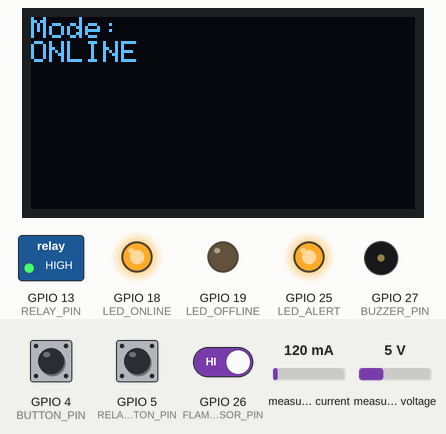
Recording of a sketch running on a simulated ESP32. Parts: 128×64 one-colour display, switched loads named in the sketch (green lamp = pin HIGH), output pins drawn as LEDs (lit = HIGH), buzzer (waves = sounding, pin HIGH). Inputs (shaded band) come from the test bench; at power-on: GPIO 4 (BUTTON_PIN) HIGH, GPIO 5 (RELAY_BUTTON_PIN) HIGH, GPIO 26 (FLAME_SENSOR_PIN) HIGH, measured current 120 mA, measured voltage 5 V. WiFi joins after 1.5 s; servers stay silent unless stated; EEPROM starts erased; the Firebase database answers and starts empty; what the sketch prints to the serial monitor is not drawn.

Above: at 3.7 s.
3.8 s: GPIO 4 (BUTTON_PIN) pulled LOW for 3.2 s
At 6.2 s:
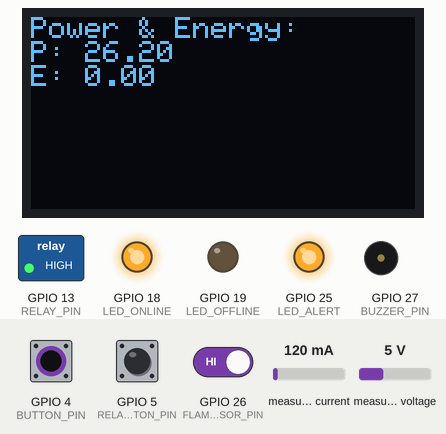
8.5 s: GPIO 4 (BUTTON_PIN) pulled LOW for 0.2 s
At 9.8 s:
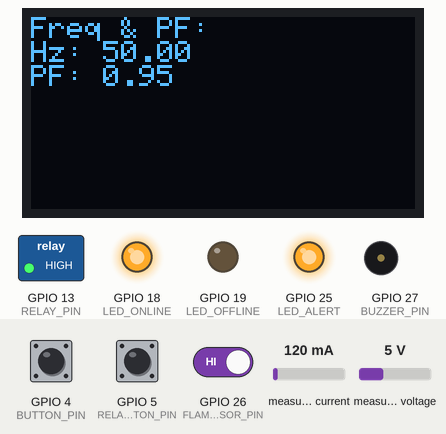
10.2 s: GPIO 5 (RELAY_BUTTON_PIN) pulled LOW for 3.2 s
At 12.4 s:
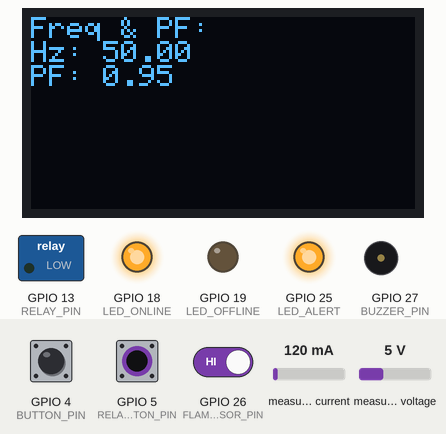
14.9 s: GPIO 26 (FLAME_SENSOR_PIN) driven LOW
At 15.3 s:
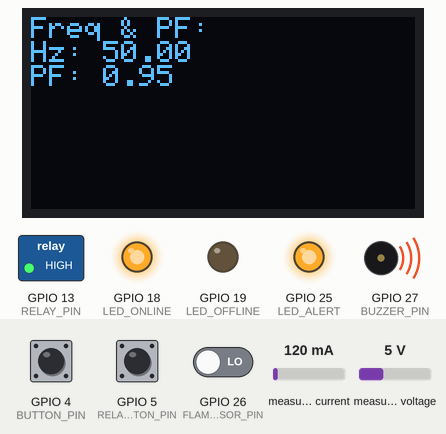
23.4 s: GPIO 26 (FLAME_SENSOR_PIN) driven HIGH
29.0 s: GPIO 4 (BUTTON_PIN) pulled LOW for 3.2 s
At 30.8 s:
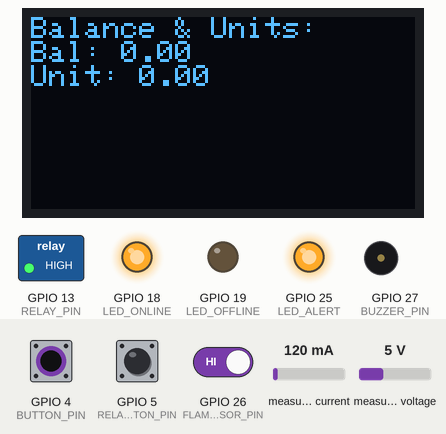
Timing chart, 0 to 32.3 s (numbered marks = the images above; inputs shaded):
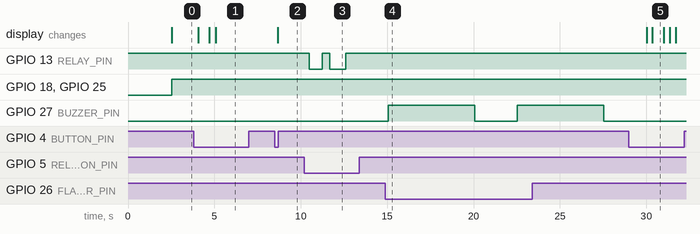

The sketch:

final-psem.ino
```cpp
#include <WiFi.h>
#include <FirebaseESP32.h>
#include <PZEM004Tv30.h>
#include <EEPROM.h>
#include <Wire.h>
#include <Adafruit_GFX.h>
#include <Adafruit_SSD1306.h>

#define WIFI_SSID "SouvikF23"
#define WIFI_PASSWORD "12345678"
#define FIREBASE_HOST "prepaid-smart-energy-meter-ee-default-rtdb.asia-southeast1.firebasedatabase.app"
#define FIREBASE_AUTH "your-database-secret"

#define PZEM_RX_PIN 16
#define PZEM_TX_PIN 17
#define RELAY_PIN 13
#define BUTTON_PIN 4
#define RELAY_BUTTON_PIN 5
#define LED_ONLINE 18
#define LED_OFFLINE 19
#define LED_ALERT 25          // Red LED for balance/unit alert
#define FLAME_SENSOR_PIN 26   // Flame sensor input
#define BUZZER_PIN 27         // Buzzer pin

#define EEPROM_BALANCE_ADDR 0
#define EEPROM_UNITS_ADDR sizeof(float)

#define SCREEN_WIDTH 128
#define SCREEN_HEIGHT 64
#define OLED_RESET -1
Adafruit_SSD1306 display(SCREEN_WIDTH, SCREEN_HEIGHT, &Wire, OLED_RESET);

HardwareSerial mySerial(2);
PZEM004Tv30 pzem(&mySerial, PZEM_RX_PIN, PZEM_TX_PIN);
FirebaseData firebaseData;
FirebaseAuth auth;
FirebaseConfig config;

float balance = 0.0, units = 0.0;
float deltaBalance = 0.0, deltaUnits = 0.0;
bool wifiConnected = false, firebaseAvailable = false;
unsigned long lastUpdateTime = 0;
const unsigned long updateInterval = 5000;
int displayPage = 0;
unsigned long lastButtonPress = 0;
unsigned long lastRelayButtonPress = 0;
const unsigned long debounceDelay = 300;
unsigned long lastWiFiRetry = 0;
const unsigned long wifiRetryInterval = 10000;
unsigned long lastBlinkTime = 0;
bool ledState = false;

const float LOW_THRESHOLD = 5.0;

void setup() {
  Serial.begin(115200);
  EEPROM.begin(512);
  mySerial.begin(9600, SERIAL_8N1, PZEM_RX_PIN, PZEM_TX_PIN);

  pinMode(BUTTON_PIN, INPUT_PULLUP);
  pinMode(RELAY_BUTTON_PIN, INPUT_PULLUP);
  pinMode(RELAY_PIN, OUTPUT);
  pinMode(LED_ONLINE, OUTPUT);
  pinMode(LED_OFFLINE, OUTPUT);
  pinMode(LED_ALERT, OUTPUT);
  pinMode(FLAME_SENSOR_PIN, INPUT);
  pinMode(BUZZER_PIN, OUTPUT);
  digitalWrite(RELAY_PIN, HIGH);

  display.begin(SSD1306_SWITCHCAPVCC, 0x3C);
  display.clearDisplay(); display.display();

  connectToWiFi();
  config.host = FIREBASE_HOST;
  config.signer.tokens.legacy_token = FIREBASE_AUTH;
  Firebase.begin(&config, &auth);
  Firebase.reconnectWiFi(true);

  getBulbState();

  if (wifiConnected && Firebase.getFloat(firebaseData, "/balance")) {
    firebaseAvailable = true;
    balance = firebaseData.floatData();
    Firebase.getFloat(firebaseData, "/units");
    units = firebaseData.floatData();
    EEPROM.put(EEPROM_BALANCE_ADDR, balance);
    EEPROM.put(EEPROM_UNITS_ADDR, units);
    EEPROM.commit();
  } else {
    firebaseAvailable = false;
    EEPROM.get(EEPROM_BALANCE_ADDR, balance);
    EEPROM.get(EEPROM_UNITS_ADDR, units);
    Serial.println("Running in OFFLINE mode.");
  }

  updateOLED();
}

void loop() {
  checkWiFiConnection();
  digitalWrite(LED_ONLINE, firebaseAvailable ? HIGH : LOW);
  digitalWrite(LED_OFFLINE, firebaseAvailable ? LOW : HIGH);

  handleAlertLED();
  handleFlameSensor();

  bool wasOffline = !firebaseAvailable;
  firebaseAvailable = (WiFi.status() == WL_CONNECTED && Firebase.getFloat(firebaseData, "/balance"));

  if (wasOffline && firebaseAvailable) {
    Serial.println("✅ Firebase reconnected. Syncing deltas.");
    float firebaseBal = firebaseData.floatData();
    Firebase.getFloat(firebaseData, "/units");
    float firebaseUnits = firebaseData.floatData();
    Firebase.setFloat(firebaseData, "/balance", firebaseBal - deltaBalance);
    Firebase.setFloat(firebaseData, "/units", firebaseUnits - deltaUnits);
    delay(500);
    Firebase.getFloat(firebaseData, "/balance"); balance = firebaseData.floatData();
    Firebase.getFloat(firebaseData, "/units"); units = firebaseData.floatData();
    EEPROM.put(EEPROM_BALANCE_ADDR, balance);
    EEPROM.put(EEPROM_UNITS_ADDR, units);
    EEPROM.commit();
    deltaBalance = 0; deltaUnits = 0;
    updateOLED();
  }

  if (firebaseAvailable && millis() - lastUpdateTime >= updateInterval) {
    Firebase.getFloat(firebaseData, "/balance"); balance = firebaseData.floatData();
    Firebase.getFloat(firebaseData, "/units"); units = firebaseData.floatData();
  }

  if (millis() - lastUpdateTime >= updateInterval) {
    float power = pzem.power();
    float energy = power * updateInterval / 3600000.0;
    float cost = energy * 9.0;

    deltaBalance += cost;
    deltaUnits += energy;
    balance -= cost;
    units -= energy;

    if (balance <= 0 || units <= 0) {
      balance = 0; units = 0;
      turnOffLoad();
    }

    EEPROM.put(EEPROM_BALANCE_ADDR, balance);
    EEPROM.put(EEPROM_UNITS_ADDR, units);
    EEPROM.commit();

    if (firebaseAvailable) {
      Firebase.setFloat(firebaseData, "/parameters/power", power);
      Firebase.setFloat(firebaseData, "/parameters/energy", energy);
      Firebase.setFloat(firebaseData, "/parameters/voltage", pzem.voltage());
      Firebase.setFloat(firebaseData, "/parameters/current", pzem.current());
      Firebase.setFloat(firebaseData, "/parameters/frequency", pzem.frequency());
      Firebase.setFloat(firebaseData, "/parameters/powerFactor", pzem.pf());

      float fbBal = 0.0, fbUnits = 0.0;
      Firebase.getFloat(firebaseData, "/balance"); fbBal = firebaseData.floatData();
      Firebase.getFloat(firebaseData, "/units"); fbUnits = firebaseData.floatData();
      Firebase.setFloat(firebaseData, "/balance", fbBal - deltaBalance);
      Firebase.setFloat(firebaseData, "/units", fbUnits - deltaUnits);
      deltaBalance = 0.0; deltaUnits = 0.0;
    }

    lastUpdateTime = millis();
    updateOLED();
  }

  if (firebaseAvailable) listenToFirebase();

  if (digitalRead(BUTTON_PIN) == LOW && millis() - lastButtonPress > debounceDelay) {
    displayPage = (displayPage + 1) % 5;
    updateOLED();
    lastButtonPress = millis();
  }

  if (digitalRead(RELAY_BUTTON_PIN) == LOW && millis() - lastRelayButtonPress > debounceDelay) {
    bool currentState = digitalRead(RELAY_PIN);
    digitalWrite(RELAY_PIN, !currentState);
    Firebase.setBool(firebaseData, "/bulbs/bulb1", currentState == LOW ? false : true);
    lastRelayButtonPress = millis();
  }
}

void handleAlertLED() {
  if (balance <= 0 || units <= 0) {
    digitalWrite(LED_ALERT, HIGH);
  } else if (balance < LOW_THRESHOLD || units < LOW_THRESHOLD) {
    if (millis() - lastBlinkTime > 500) {
      ledState = !ledState;
      digitalWrite(LED_ALERT, ledState);
      lastBlinkTime = millis();
    }
  } else {
    digitalWrite(LED_ALERT, LOW);
  }
}

void handleFlameSensor() {
  if (digitalRead(FLAME_SENSOR_PIN) == LOW) {
    Serial.println("🔥 Flame detected! Tripping relay and buzzing...");
    digitalWrite(RELAY_PIN, HIGH);
    digitalWrite(BUZZER_PIN, HIGH);
    delay(5000);
    digitalWrite(BUZZER_PIN, LOW);
    Firebase.setBool(firebaseData, "/bulbs/bulb1", false);
  }
}

void updateOLED() {
  display.clearDisplay(); display.setTextSize(1); display.setTextColor(SSD1306_WHITE);
  switch (displayPage) {
    case 0:
      display.setCursor(0,0); display.println("Mode:");
      display.println(firebaseAvailable ? "ONLINE" : "OFFLINE"); break;
    case 1:
      display.setCursor(0,0); display.println("Balance & Units:");
      display.print("Bal: "); display.println(balance);
      display.print("Unit: "); display.println(units); break;
    case 2:
      display.setCursor(0,0); display.println("Voltage & Current:");
      display.print("V: "); display.println(pzem.voltage());
      display.print("I: "); display.println(pzem.current()); break;
    case 3:
      display.setCursor(0,0); display.println("Power & Energy:");
      display.print("P: "); display.println(pzem.power());
      display.print("E: "); display.println(pzem.energy()); break;
    case 4:
      display.setCursor(0,0); display.println("Freq & PF:");
      display.print("Hz: "); display.println(pzem.frequency());
      display.print("PF: "); display.println(pzem.pf()); break;
  }
  display.display();
}

void connectToWiFi() {
  WiFi.begin(WIFI_SSID, WIFI_PASSWORD);
  Serial.print("Connecting to Wi-Fi");
  while (WiFi.status() != WL_CONNECTED) {
    delay(1000);
    Serial.print(".");
  }
  Serial.println("\nConnected to Wi-Fi");
  wifiConnected = true;
}

void checkWiFiConnection() {
  if (WiFi.status() != WL_CONNECTED) {
    wifiConnected = false;
    firebaseAvailable = false;
    if (millis() - lastWiFiRetry > wifiRetryInterval) {
      Serial.println("Wi-Fi lost. Reconnecting...");
      WiFi.begin(WIFI_SSID, WIFI_PASSWORD);
      lastWiFiRetry = millis();
    }
  } else {
    if (!wifiConnected) {
      Serial.println("Wi-Fi Reconnected");
    }
    wifiConnected = true;
  }
}

void getBulbState() {
  if (Firebase.getBool(firebaseData, "/bulbs/bulb1")) {
    bool state = firebaseData.boolData();
    digitalWrite(RELAY_PIN, state ? LOW : HIGH);
    Serial.println("Bulb initial state: " + String(state ? "ON" : "OFF"));
  }
}

void listenToFirebase() {
  if (Firebase.getBool(firebaseData, "/bulbs/bulb1")) {
    bool state = firebaseData.boolData();
    digitalWrite(RELAY_PIN, state ? LOW : HIGH);
    Serial.println("Bulb state: " + String(state ? "ON" : "OFF"));
  }
}

void turnOffLoad() {
  digitalWrite(RELAY_PIN, HIGH);
  Firebase.setBool(firebaseData, "/bulbs/bulb1", false);
}
```

Measured:
- after the input at 3.8 s, the display: first changes after 0.27 s (image 1 shows a later state)
- after the input at 8.5 s, the display: changes after 0.18 s (image 2)
- after the input at 10.2 s, GPIO 13 (RELAY_PIN): HIGH → LOW after 0.28 s, → HIGH 0.75 s later, → LOW 0.45 s later, → HIGH 0.92 s later
- after the input at 14.9 s, GPIO 27 (BUZZER_PIN): LOW → HIGH after 0.16 s, → LOW 5.0 s later, → HIGH 2.5 s later
- after the input at 29.0 s, the display: first changes after 1.0 s (image 5 shows a later state)
- what the display in image 5 shows lasts 0.6 s, from 30.4 s to 31.0 s
